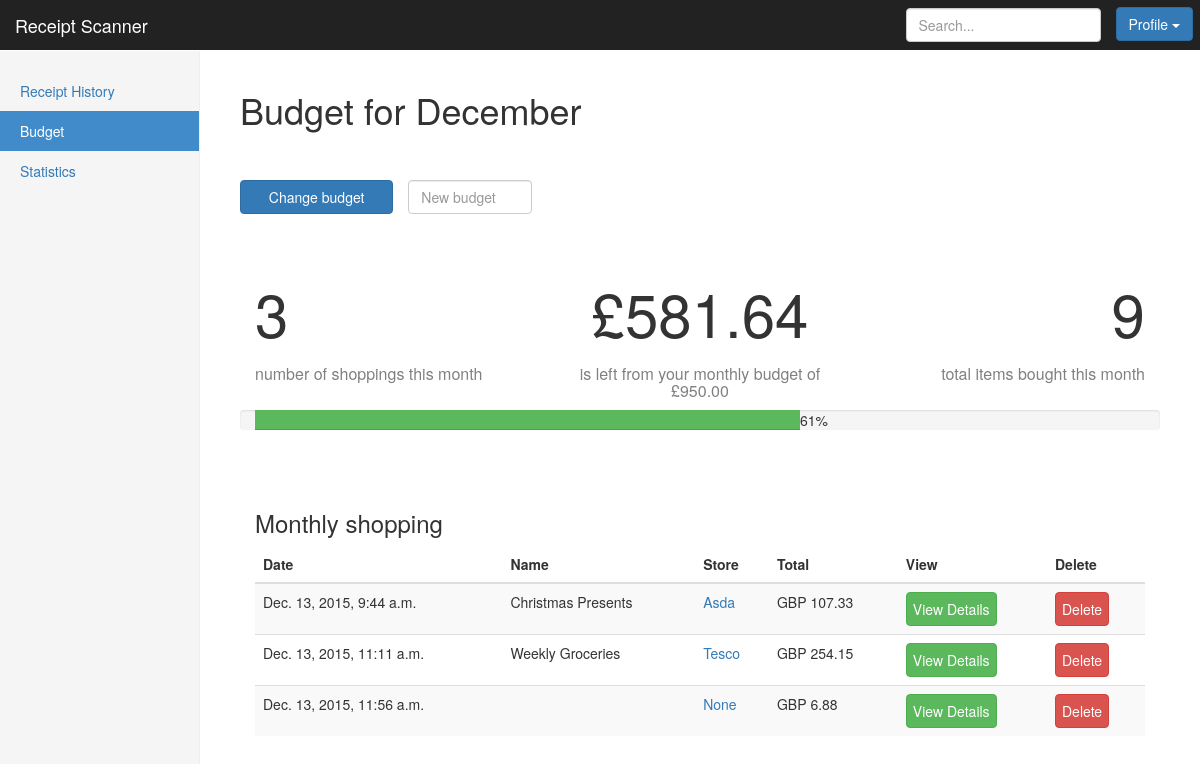
/main/budget/ (signed in), run on the app's committed database.
### api/models.py (models this page shows)
class BudgetPeriod(models.Model):
  user = models.ForeignKey(User)
  start_date = models.DateTimeField()
  end_date = models.DateTimeField()
  spending_limit = models.DecimalField(max_digits=20, decimal_places=2)

class Receipt(models.Model):
  user = models.ForeignKey(User)
  names_image = models.ImageField(upload_to='names/')
  prices_image = models.ImageField(upload_to='prices/')
  date = models.DateTimeField(auto_now_add=True)
  description = models.CharField(max_length=255)
  store = models.ForeignKey(Store, null=True, blank=True)
  def total(self):
    totalSpending = 0
    items = self.receiptitem_set.all()
    for item in items:
      totalSpending += item.price
    return totalSpending

class Store(models.Model):
  name = models.CharField(max_length=255)
  location = models.CharField(max_length=255)
  def __str__(self):
    return self.name

class ReceiptItem(models.Model):
  name = models.CharField(max_length=255)
  price = models.DecimalField(max_digits=20, decimal_places=10)
  category = models.ManyToManyField(Category)
  receipt = models.ForeignKey(Receipt)

### main/views.py (the view)
class BudgetView(TemplateView):
  def get_context_data(self, **kwargs):
    context = super(BudgetView, self).get_context_data(**kwargs)
    currentUser = self.request.user
    today = datetime.date.today()
    currentMonth = today.month
    currentYear = today.year
    receipts = Receipt.objects.filter(user = currentUser, date__year = currentYear, date__month = currentMonth)
    receiptsNumber = receipts.count()
    spentBudget = 0
    itemsList = []
    for receipt in receipts:
      items = receipt.receiptitem_set.all()
      for item in items:
        spentBudget += item.price
        itemsList.append(item)
    print("Current: " + str(currentMonth))
    budget = BudgetPeriod.objects.get(user = currentUser, start_date__month = currentMonth)
    print(str(budget.spending_limit))
    leftBudget = budget.spending_limit - spentBudget
    percentage = (leftBudget / budget.spending_limit) * 100
    context["receipts"] = receipts
    context["spentBudget"] = spentBudget
    context["spendingLimit"] = budget.spending_limit
    context["leftBudget"] = leftBudget
    context["items"] = itemsList
    context["percentage"] = percentage
    return context
  @method_decorator(login_required)
  def get(self, request):
    return render(request, "main/budget.html", self.get_context_data())

### main/templates/main/budget.html (shortened to what this page needs)
{% extends "main/base.html" %}
{% block content %}
<div class="col-sm-9 col-sm-offset-3 col-md-10 col-md-offset-2 main">
  <h1 class="sub-padding" >Budget for December</h1>
  <br />
  <br />
  <div class="col-md-12">
    <div class="form-horizontal">
      <div class="form-group">
        <a href="#" type="button" class="btn btn-primary col-sm-2" class="form-control">Change budget</a>
        <div class="col-sm-2">
          <input type="text" placeholder="New budget" class="form-control" />
        </div>
      </div>
    </div>
  </div>
  <div class="col-md-4">
    <h2 style="text-align:left;font-size:60px;padding-top:30px;">{{ receipts|length }}</h2>
    <h2 style="text-align:left;font-size:16px;color:gray;font-weight:300;">number of shoppings this month</h2>
  </div>
  <div class="col-md-4">
    <h2 style="text-align:center;font-size:60px;padding-top:30px;">£{{ leftBudget|floatformat:2 }}</h2>
    <h2 style="text-align:center;font-size:16px;color:gray;font-weight:300;">is left from your monthly budget of £{{ spendingLimit|floatformat:2 }}</h2>
  </div>
  <div class="col-md-4 numwrapper">
    <h2 style="text-align:right;font-size:60px;padding-top:30px;">{{ items|length }}</h2>
    <h2 style="text-align:right;font-size:16px;color:gray;font-weight:300;">total items bought this month</h2>
  </div>
  <div class="progress budget-bar col-md-12" style="display:inline-block; margin-bottom:60px;">
    <div class="progress-bar progress-bar-success" role="progressbar" aria-valuenow="60" aria-valuemin="0" aria-valuemax="100" style="width: {{ percentage }}%;">
    </div>
    <p>  {{ percentage|floatformat:0 }}%</p>
  </div>
  <div class="col-md-12">
    <h3>Monthly shopping</h3>
  <div class="table-responsive">
    <table class="table table-striped">
      <thead>
        <tr>
          <th>Date</th>
          <th>Name</th>
          <th>Store</th>
          <th>Total</th>
          <th>View</th>
          <th>Delete</th>
        </tr>
      </thead>
      <tbody>
        {% for receipt in receipts %}
        <tr>
          <td>{{ receipt.date }}</td>
          <td>{{ receipt.description }}</td>
          <td><a href="store">{{ receipt.store }}</a></td>
          <td>GBP {{ receipt.total|floatformat:2 }}</td>
          <td><button type="button" class="btn btn-success" data-toggle="modal" data-target="#{{ receipt.id }}">View Details</button></td>
          <td><button type="button" class="btn btn-danger">Delete</button></td>
        </tr>
        {% endfor %}
      </tbody>
    </table>
  </div>
  </div>
</div>
{% endblock %}

### main/static/main/css/dashboard.css (style rules this page uses)
body { padding-top: 50px; }
.main { padding: 20px; }
@media (min-width: 768px) { .main { padding-right: 40px; padding-left: 40px; } }
.btn-danger { padding: 6px; }
.btn-success { padding: 6px; }

### data on the page
BudgetPeriod: spending_limit "950.00"
Receipt: date "Dec. 13, 2015, 9:44 a.m.", description "Christmas Presents", store "Asda", total "107.33"
Receipt: date "Dec. 13, 2015, 11:11 a.m.", description "Weekly Groceries", store "Tesco", total "254.15"
Receipt: date "Dec. 13, 2015, 11:56 a.m.", store "None", total "6.88"

### other printed values
{{ receipts|length }} "3"
{{ leftBudget|floatformat:2 }} "581.64"
{{ items|length }} "9"
{{ percentage|floatformat:0 }} "61"
